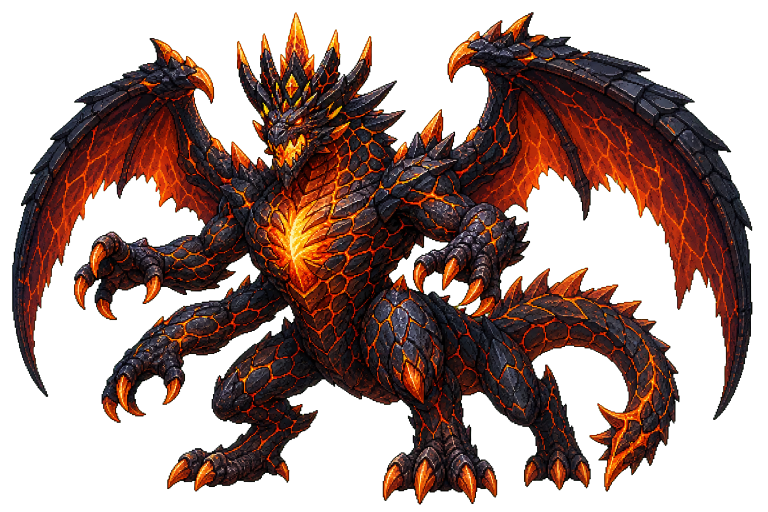
#> input picture CLAUBE_全新遊戲圖案素材包_2026-07-17/06_魔獸Boss與專屬小兵/01_Boss/B01_ash_crown_tyrant.png, 1536 x 1024 px (shown at 1/2 size); its folder holds only this picture in this run
$ python '建立Boss配對預覽.py'
#> lines starting #> are read from the running program, lines starting #| are printed output that depends on the picture
from pathlib import Path
from PIL import Image, ImageDraw, ImageFont


ROOT = Path(__file__).resolve().parent
BOSS_DIR = ROOT / "01_Boss"
MINION_DIR = ROOT / "02_專屬小兵"
PREVIEW_DIR = ROOT / "03_配對預覽"
CANVAS = 1536


def normalize_square(path: Path) -> None:
    with Image.open(path) as source:
#> source is the input picture: PIL image 1536x1024 RGBA; mean R, G, B, A 41, 19.2, 13.8, 130.7
        image = source.convert("RGBA")
    if image.size == (CANVAS, CANVAS):
        return
    if image.width > CANVAS or image.height > CANVAS:
        image.thumbnail((CANVAS, CANVAS), Image.Resampling.LANCZOS)
    output = Image.new("RGBA", (CANVAS, CANVAS), (0, 0, 0, 0))
#> output: PIL image 1536x1536 RGBA; every value is 0
    output.alpha_composite(image, ((CANVAS - image.width) // 2, (CANVAS - image.height) // 2))
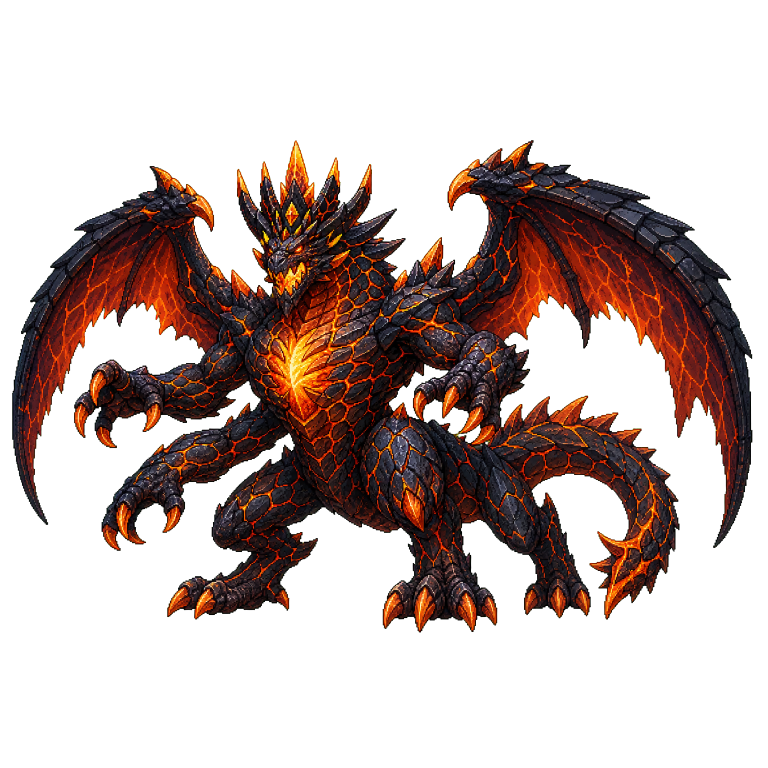
#> output: PIL image 1536x1536 RGBA (shown at 1/2 size); mean R, G, B, A 27.3, 12.8, 9.2, 87.2; transparent parts drawn white
    output.save(path)


def checker(size, cell=18):
    output = Image.new("RGBA", size, (14, 21, 34, 255))
    draw = ImageDraw.Draw(output)
    for y in range(0, size[1], cell):
        for x in range(0, size[0], cell):
            if (x // cell + y // cell) % 2:
                draw.rectangle((x, y, x + cell - 1, y + cell - 1), fill=(27, 39, 57, 255))
    return output


def make_preview() -> None:
    PREVIEW_DIR.mkdir(parents=True, exist_ok=True)
    bosses = sorted(BOSS_DIR.glob("*.png"))
    minions = sorted(MINION_DIR.glob("*.png"))
    columns, rows = 5, 2
    cell_w, cell_h = 390, 430
    sheet = Image.new("RGB", (columns * cell_w, rows * cell_h), (8, 14, 25))
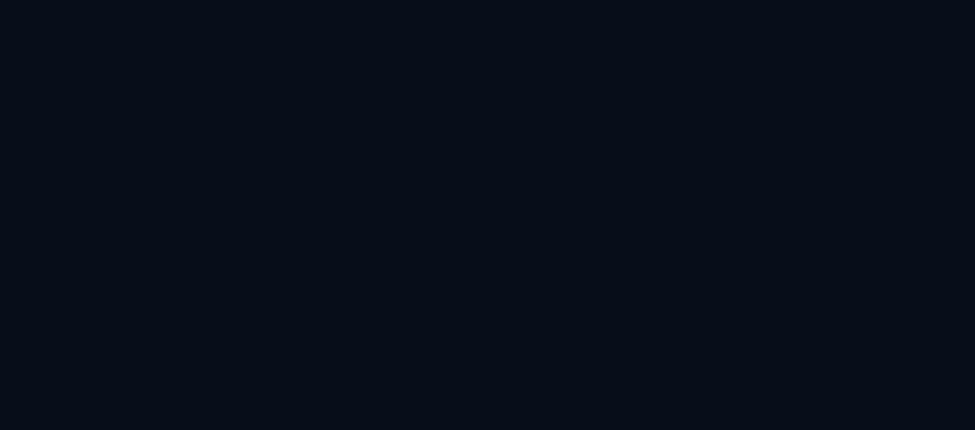
#> sheet: PIL image 1950x860 RGB (shown at 1/2 size); mean R, G, B 8, 14, 25
    draw = ImageDraw.Draw(sheet)
    font = ImageFont.load_default()
    for index, (boss_path, minion_path) in enumerate(zip(bosses, minions)):
        x = (index % columns) * cell_w
        y = (index // columns) * cell_h
        tile = checker((cell_w - 12, cell_h - 42))
        with Image.open(boss_path) as image:
            boss = image.convert("RGBA")
            boss.thumbnail((340, 340), Image.Resampling.LANCZOS)
        with Image.open(minion_path) as image:
            minion = image.convert("RGBA")
            minion.thumbnail((145, 145), Image.Resampling.LANCZOS)
        tile.alpha_composite(boss, ((tile.width - boss.width) // 2, (tile.height - boss.height) // 2))
        tile.alpha_composite(minion, (tile.width - minion.width - 8, tile.height - minion.height - 8))
        sheet.paste(tile.convert("RGB"), (x + 6, y + 6))
        draw.text((x + 10, y + cell_h - 28), f"B{index + 1:02d} + M{index + 1:02d}", fill=(236, 241, 249), font=font)
    sheet.save(PREVIEW_DIR / "10組Boss與專屬小兵總覽.jpg", quality=93)


if __name__ == "__main__":
    for image_path in sorted(BOSS_DIR.glob("*.png")) + sorted(MINION_DIR.glob("*.png")):
        normalize_square(image_path)
    make_preview()
    print("Normalized 20 images and created pair preview.")

$ run again, on CLAUBE_全新遊戲圖案素材包_2026-07-17/06_魔獸Boss與專屬小兵/01_Boss/B05_abyssal_kraken_emperor.png
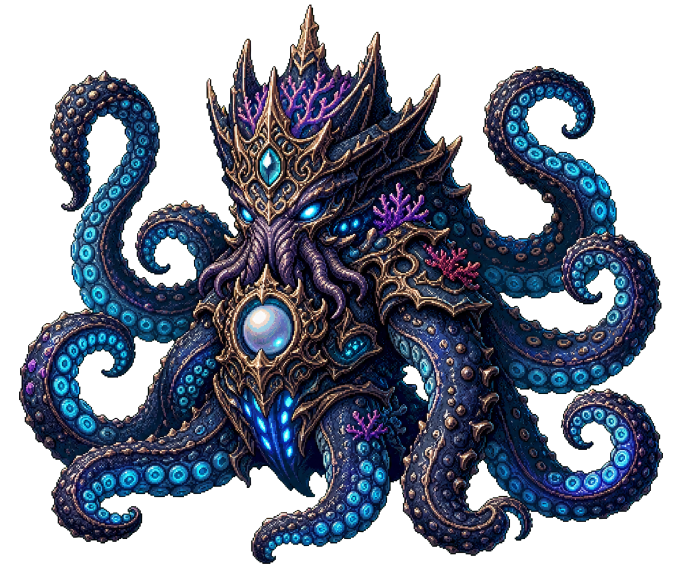
#> input picture CLAUBE_全新遊戲圖案素材包_2026-07-17/06_魔獸Boss與專屬小兵/01_Boss/B05_abyssal_kraken_emperor.png, 1367 x 1151 px (shown at 1/2 size)
#> in normalize_square, source is the input picture: PIL image 1367x1151 RGBA; mean R, G, B, A 25.2, 31.7, 45.6, 141.6
#> in normalize_square, `output.alpha_composite(image, ((CANVAS - image.width) // 2, (CANVAS - ..`:
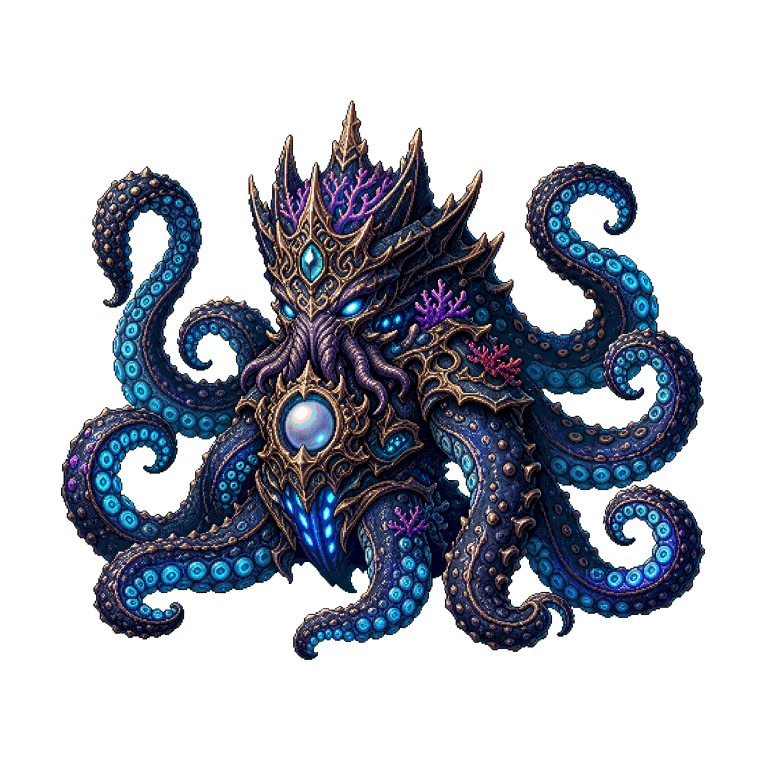
#> output: PIL image 1536x1536 RGBA (shown at 1/2 size); mean R, G, B, A 16.8, 21.1, 30.4, 94.5; transparent parts drawn white

$ run again, on CLAUBE_全新遊戲圖案素材包_2026-07-17/06_魔獸Boss與專屬小兵/01_Boss/B06_glacier_leviathan.png
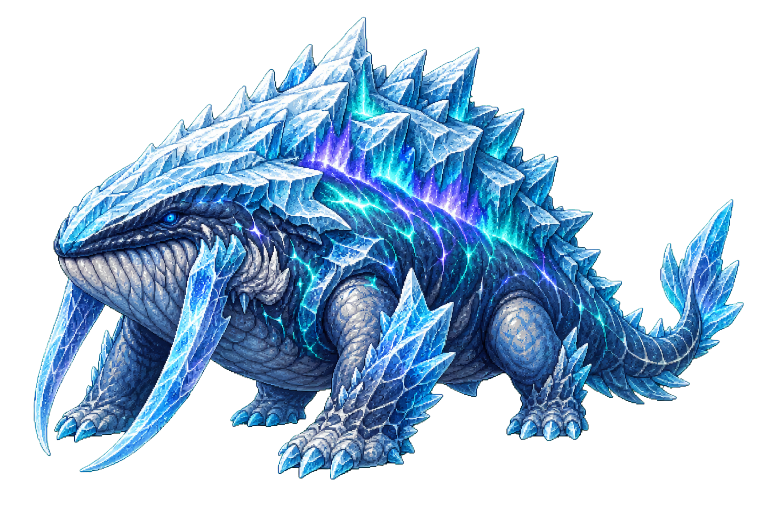
#> input picture CLAUBE_全新遊戲圖案素材包_2026-07-17/06_魔獸Boss與專屬小兵/01_Boss/B06_glacier_leviathan.png, 1536 x 1024 px (shown at 1/2 size)
#> in normalize_square, source is the input picture: PIL image 1536x1024 RGBA; mean R, G, B, A 37.4, 60.7, 82.5, 117.8
#> in normalize_square, `output.alpha_composite(image, ((CANVAS - image.width) // 2, (CANVAS - ..`:
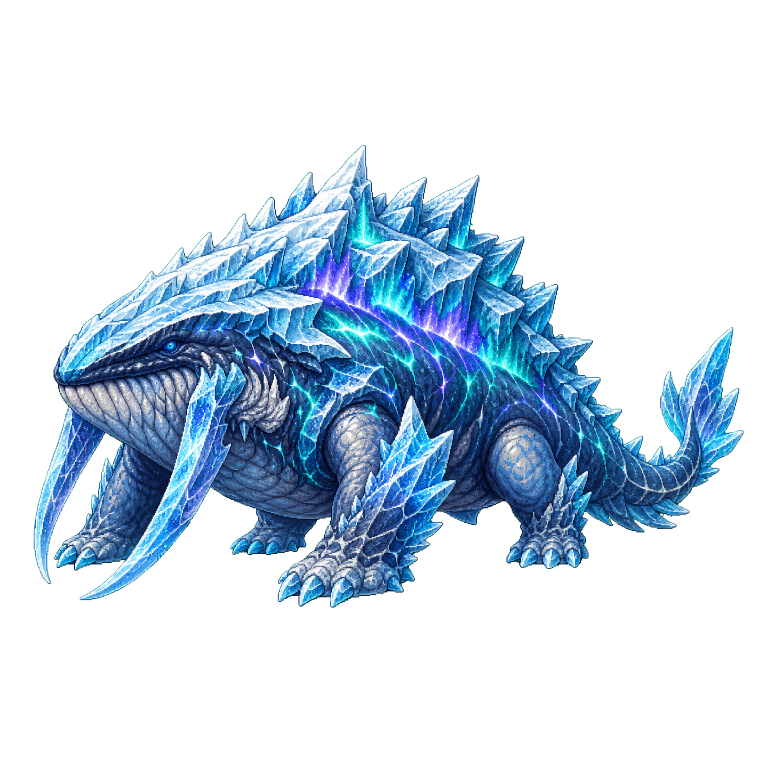
#> output: PIL image 1536x1536 RGBA (shown at 1/2 size); mean R, G, B, A 24.9, 40.5, 55, 78.6; transparent parts drawn white

$ run again, on CLAUBE_全新遊戲圖案素材包_2026-07-17/06_魔獸Boss與專屬小兵/01_Boss/B07_solar_seraph_chimera.png
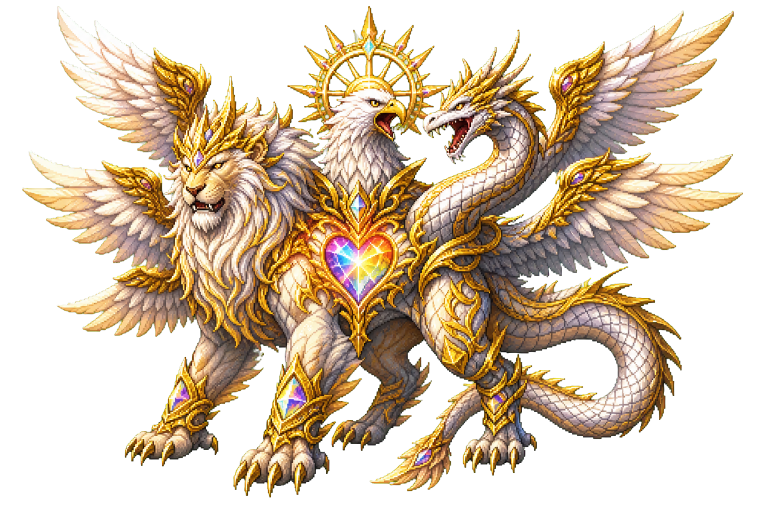
#> input picture CLAUBE_全新遊戲圖案素材包_2026-07-17/06_魔獸Boss與專屬小兵/01_Boss/B07_solar_seraph_chimera.png, 1536 x 1024 px (shown at 1/2 size)
#> in normalize_square, source is the input picture: PIL image 1536x1024 RGBA; mean R, G, B, A 89.4, 72.4, 50.5, 127.2
#> in normalize_square, `output.alpha_composite(image, ((CANVAS - image.width) // 2, (CANVAS - ..`:
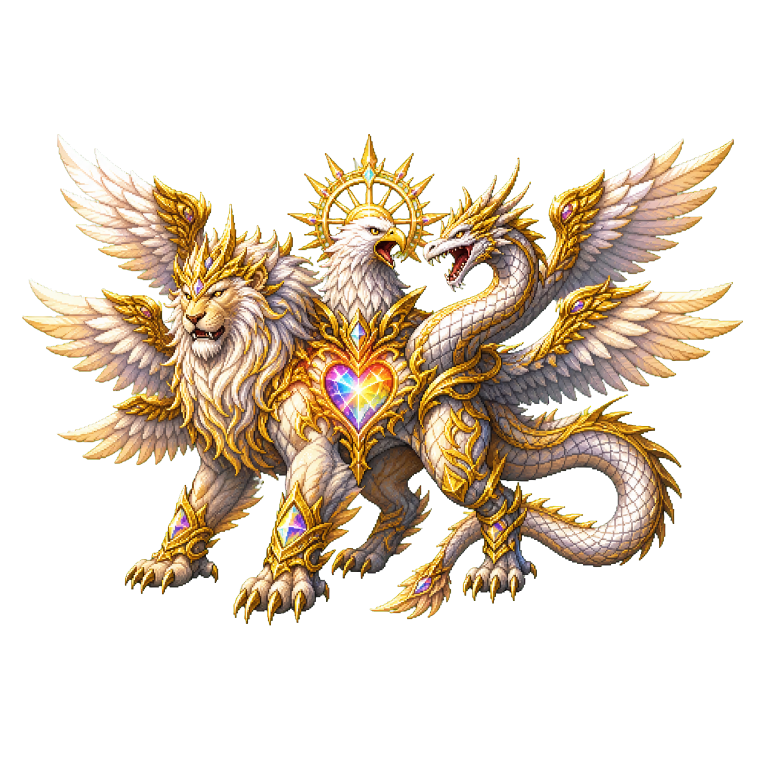
#> output: PIL image 1536x1536 RGBA (shown at 1/2 size); mean R, G, B, A 59.6, 48.3, 33.7, 84.8; transparent parts drawn white
